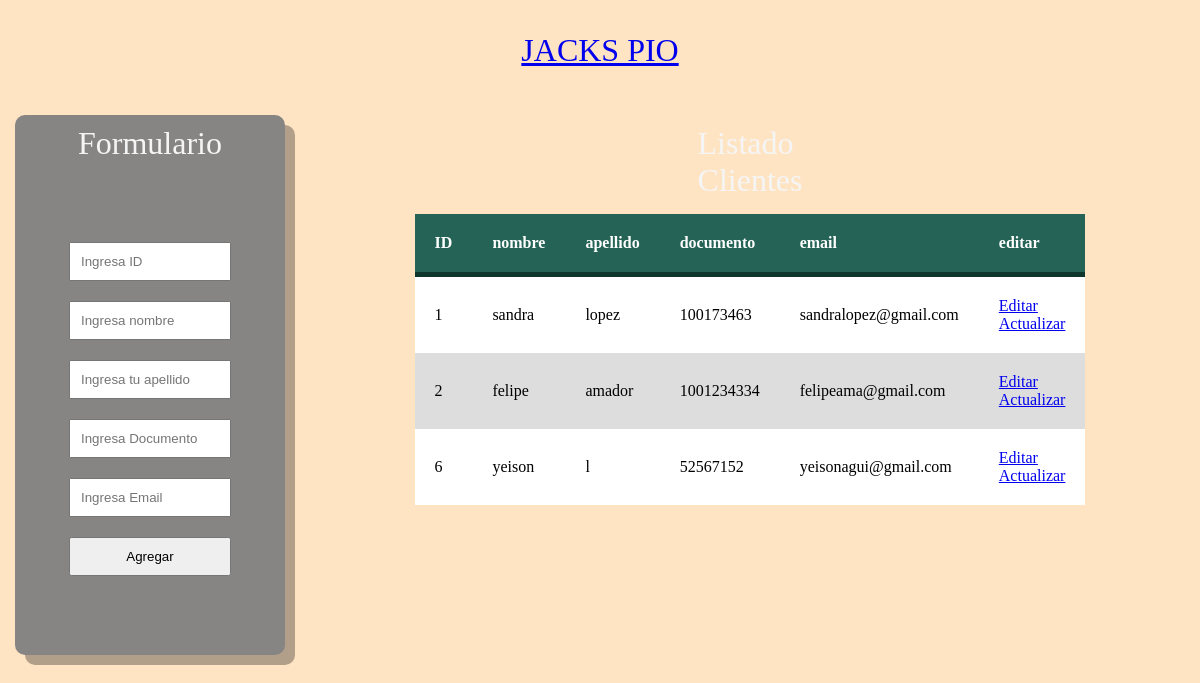
The page /clientes.php on the database its author committed.
### tables this page shows
CREATE TABLE `clientes` (
  `id` int(11) NOT NULL AUTO_INCREMENT,
  `nombre` varchar(255) NOT NULL,
  `apellido` varchar(255) DEFAULT NULL,
  `documento` varchar(255) NOT NULL,
  `email` varchar(255) NOT NULL,
  `created_at` timestamp NOT NULL DEFAULT current_timestamp() ON UPDATE current_timestamp(),
  `update_at` timestamp NULL DEFAULT NULL,
  `telefono` varchar(255) NOT NULL,
  PRIMARY KEY (`id`),
  UNIQUE KEY `documento` (`documento`),
  UNIQUE KEY `email` (`email`)
);

### clientes.php (the view, shortened to what this page needs)
<!DOCTYPE html>
<html lang="es">
<head>
    <link rel="stylesheet" href="./estilos.css">
    <link rel="stylesheet" href="mostrar.css">
</head>
<body>
    <div class="contenedor1">
        <div class="navbar">
    <div class="div-titulo">
    <a href="Pagina.php"><h1>JACKS PIO</h1></a>
    </div>
    <div class="contenedor">
        <div class="div-formulario">
            <h2>Formulario</h2>
            <form name="form" action="cregistro.php" method="post">
                <input type="text" name="id" placeholder="Ingresa ID">
                <input type="text" name="nombre" placeholder="Ingresa nombre">
                <input type="text" name="apellido" placeholder="Ingresa tu apellido">
                <input type="text" name="documento" placeholder="Ingresa Documento">
                <input type="text" name="email" placeholder="Ingresa Email">
                <button type="submit" id="btnAgregar">Agregar</button>
            </form>
    </div>
    <div class="contenedor">
        <div class="div-listado">
                <h2>Listado Clientes</h2>
                <div class="div-empleados">
                <table class="table">
                    <div class="main-container">
      <thead>
        <tr>
          <th>ID</th>
          <th>nombre</th>
          <th>apellido</th>
          <th>documento</th>
          <th>email</th>
          <th>editar</th>
        </tr>
      </thead>
      <tbody>
        <?php
        include "conexion.php";
        $sql = $conexion->query(" select * from clientes ");
        while($datos = $sql->fetch_object()) {
        ?>
        <tr>
                <td><?php echo $datos->id; ?></td>
                <td><?php echo $datos->nombre?></td>
                <td><?php echo $datos->apellido?></td>
                <td><?php echo $datos->documento?></td>
                <td><?php echo $datos->email?></td>
                <td>
                    <a href="actualizarclientes.php?id=<?= $datos->id;?>">Editar</a>
                    <a href="eliminarclientes.php">Actualizar</a>
                </td>
        </tr>
        </div>
        <?php
    }
    ?>
                </div>
            </div>
            </div>
</body>
</html>

### estilos.css (style rules this page uses)
* { margin: 0; padding: 0; box-sizing: border-box; }
body { background-color: bisque; }
.div-titulo { width: 100%; height: 100px; display: flex; justify-content: center; align-items: center; }
.div-titulo h1 { font-weight: 300; }
.contenedor { width: 100%; height: calc(150vh - 120px); display: flex; justify-content: center; }
.contenedor .div-formulario { width: 30%; height: 50%; margin: 15px 15px; background-color: rgb(135, 132, 132); display: flex; flex-direction: column; justify-content: center; align-items: center; border-radius: 10px; box-shadow: 10px 10px rgba(0, 0, 0, 0.3); }
.contenedor .div-formulario h2 { margin-top: 10px; font-weight: 300; font-size: 2em; color: whitesmoke; }
.contenedor .div-formulario form { width: 100%; height: 100%; display: flex; flex-direction: column; justify-content: center; align-items: center; }
.contenedor .div-formulario form input, .contenedor .div-formulario form button { width: 60%; padding: 10px 10px; margin: 10px 10px; }
.contenedor .div-listado { width: 70px; height: calc(100% - 80%); margin: 15px 15px; display: flex; flex-direction: column; align-items: center; border-radius: 10px; }
.contenedor .div-listado h2 { margin-top: 10px; font-weight: 300; font-size: 2em; color: whitesmoke; }
.contenedor .div-listado .div-empleados { width: 100%; height: 100%; display: flex; flex-direction: column; align-items: center; margin: 15px; padding: 0 30px; }

### mostrar.css (style rules this page uses)
table { width: 100%; background-color: white; border-collapse: collapse; text-align: left; }
th,td { padding: 20px; }
thead { background-color: #246355; color: white; border-bottom: solid 5px #0F362D; }
tr:nth-child(even) { background-color:#ddd ; }

### rows shown on the page
clientes: id "1", nombre "sandra", apellido "lopez", documento "100173463", email "sandralopez@gmail.com"
clientes: id "2", nombre "felipe", apellido "amador", documento "1001234334", email "felipeama@gmail.com"
clientes: id "6", nombre "yeison", apellido "l", documento "52567152", email "yeisonagui@gmail.com"
